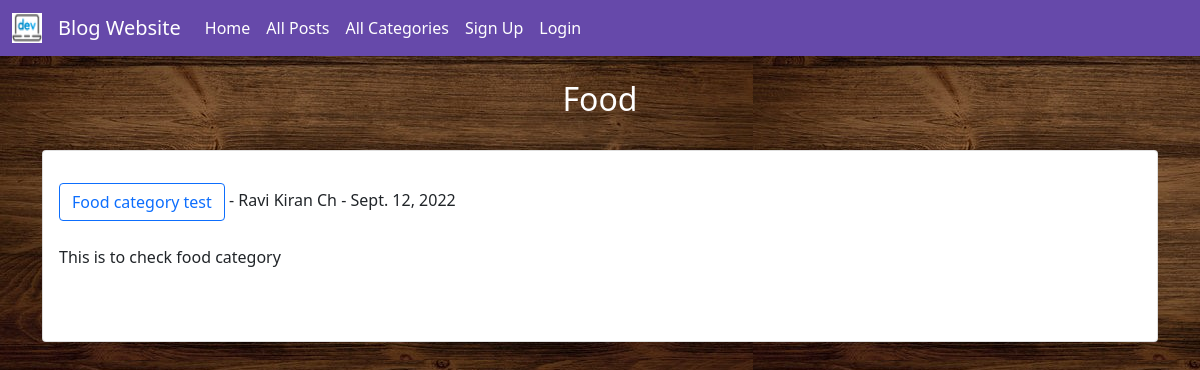
The page /category/Food/ on the database its author committed.
### blog/models.py (models this page shows, shortened)
class Post(models.Model):
    title = models.CharField(max_length=255)         # Title of blog
    title_tag = models.CharField(max_length=255)     # Title of blog post to be shown in head
    header_image = models.ImageField(null=True,blank=True,upload_to="images/")
    author = models.ForeignKey(User,on_delete=models.CASCADE)
    category = models.CharField(max_length=255)
    body = RichTextField(blank=True,null=True)
    snippet = models.CharField(max_length=255,null=True,blank=True)
    date = models.DateField(auto_now_add=True)
    likes = models.ManyToManyField(User,related_name='blog_posts')

### blog/views.py (the view)
# urls.py: path('category/<str:cat>/',CategoryView,name='category'),
def CategoryView(request,cat):
    category_posts = Post.objects.filter(category=cat)
    return render(request,'categories.html',{'category_name':cat.title(),'category':category_posts})

### blog/templates/categories.html (shortened to what this page needs)
{% extends 'home.html' %}
{% load static %}
{% block content %}
{% if category %}
    <h2 style="text-align:center;color:white">{{ category_name }}</h2><br/>
    <ul class="list-group">
    {% for post in category %}
        <li class="list-group-item"><br/>
            <a href="{% url 'post-detail' post.pk %}" class="btn btn-outline-primary">{{post.title}}</a> -
            {{post.author.first_name}}
            {{post.author.last_name}} -
            {{post.date}}
            {% if user.is_authenticated and user.id == post.author.id %}
                - <small><a href="{% url 'edit-post' post.pk %}">Edit</a></small> -
                <small><a href="{% url 'delete-post' post.pk %}">Delete</a></small><br/><br>
            {% else %}
                <br/><br>
            {% endif %}
            {% if post.snippet == "web development" or post.snippet == null %}
                {{post.body|slice:"452" | safe}}
            {% else %}
                {{post.snippet | safe}}
            {% endif %}
            <br/><br/>
        </li>
    {% endfor %}
    </ul>
{% else %}
    <br/><br/><br/><h1 style="text-align:center;color:white">Sorry no posts yet...</h1>
{% endif %}
<br/><br/><br/><br/>
{% endblock %}

### rows shown on the page
Post: category "Food", title "Food category test", author.first_name "Ravi Kiran", author.last_name "Ch", date "Sept. 12, 2022", body "This is to check food category"
